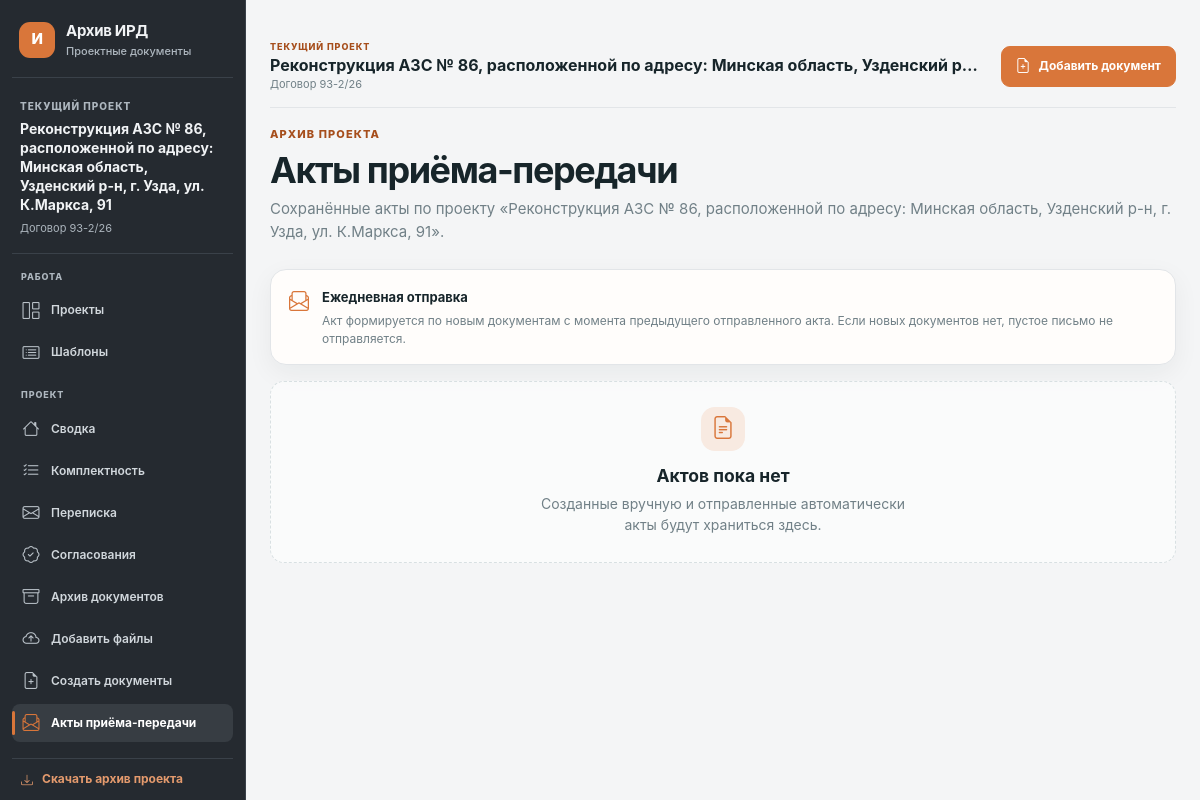
The page /objects/6/acts on the database as committed earlier.
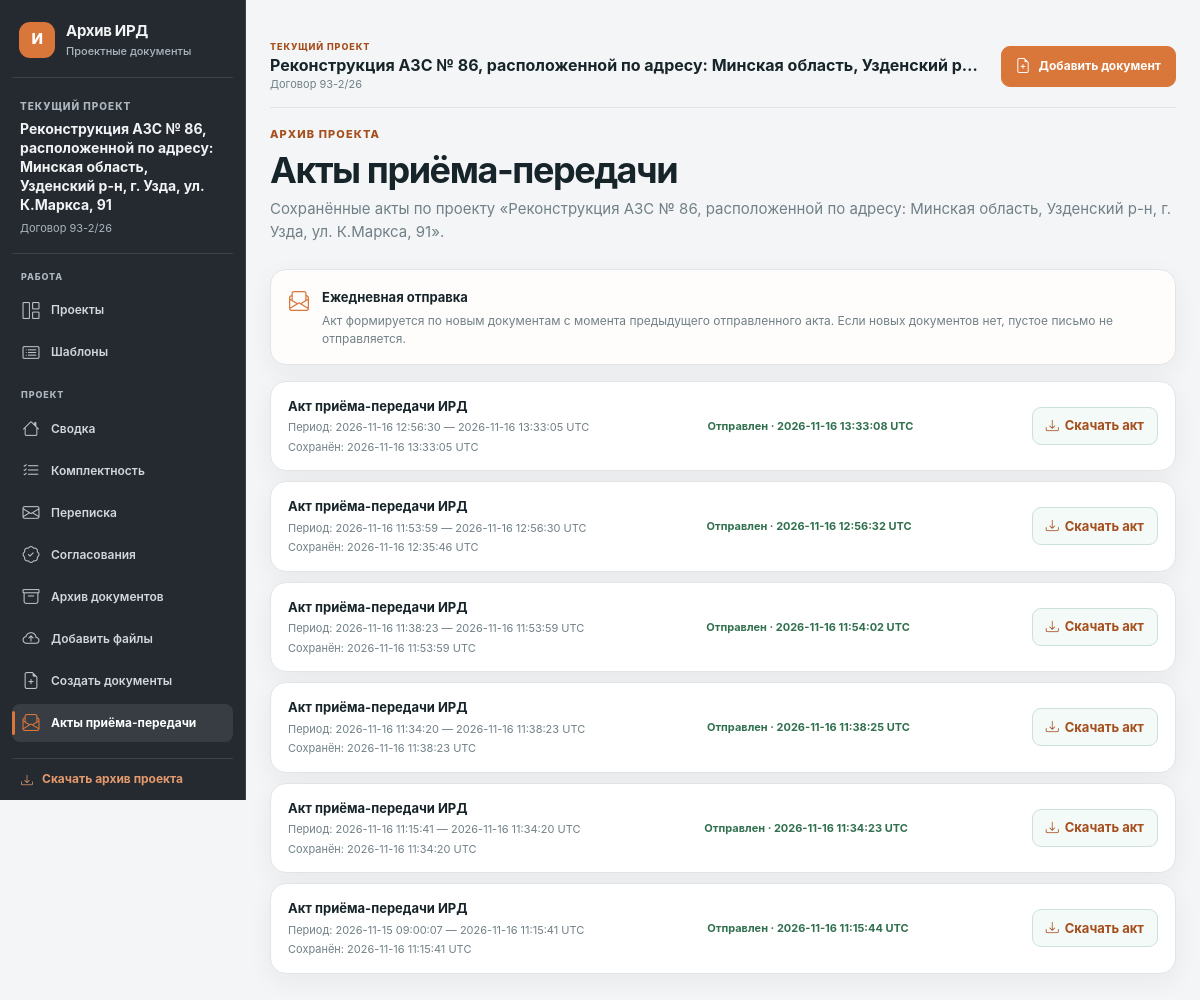
The same page on the database as committed later.
### tables this page shows
CREATE TABLE objects (
    id INTEGER PRIMARY KEY AUTOINCREMENT,
    contract_number TEXT NOT NULL,
    name TEXT NOT NULL,
    created_at TEXT NOT NULL DEFAULT CURRENT_TIMESTAMP
, template_id INTEGER, archived_at TEXT, customer TEXT NOT NULL DEFAULT '');

CREATE TABLE handover_acts (
    id INTEGER PRIMARY KEY AUTOINCREMENT,
    object_id INTEGER NOT NULL,
    period_start TEXT NOT NULL,
    period_end TEXT NOT NULL,
    stored_filename TEXT NOT NULL,
    source TEXT NOT NULL DEFAULT 'automatic',
    created_at TEXT NOT NULL DEFAULT CURRENT_TIMESTAMP,
    sent_at TEXT,
    email_error TEXT,
    FOREIGN KEY (object_id) REFERENCES objects(id) ON DELETE CASCADE
);

### app/web/routes.py (the view)
@bp.get("/objects/<int:object_id>/acts")
def project_acts(object_id: int):
    project = ObjectRepository().get(object_id)
    if project is None or project["archived_at"]:
        abort(404)
    return render_template(
        "project_acts.html",
        project=project,
        acts=HandoverActRepository().list_by_object(object_id),
        mail_configured=bool(
            current_app.config["MAIL_USERNAME"]
            and current_app.config["MAIL_APP_PASSWORD"]
        ),
    )

### app/database.py (called while the page is built)
def get_db() -> sqlite3.Connection:
    if "db" not in g:
        g.db = sqlite3.connect(current_app.config["DATABASE_PATH"])
        g.db.row_factory = sqlite3.Row
        g.db.execute("PRAGMA foreign_keys = ON")
    return g.db

### app/repositories.py (called while the page is built)
    def get(self, object_id: int) -> Row | None:
        return get_db().execute(
            "SELECT * FROM objects WHERE id = ?", (object_id,)
        ).fetchone()

    def list_by_object(self, object_id: int) -> list[Row]:
        return list(
            get_db().execute(
                "SELECT * FROM handover_acts WHERE object_id = ? ORDER BY period_end DESC, id DESC",
                (object_id,),
            )
        )

### app/templates/project_acts.html (shortened to what this page needs)
{% extends "base.html" %}
{% block content %}
<section class="page-heading">
    <p class="eyebrow">АРХИВ ПРОЕКТА</p>
    <h1>Акты приёма-передачи</h1>
    <p class="subheading">Сохранённые акты по проекту «{{ project.name }}».</p>
</section>
<section class="act-archive-note panel">
    <i class="bi bi-envelope-paper" aria-hidden="true"></i>
    <div>
        <strong>Ежедневная отправка</strong>
        <p>Акт формируется по новым документам с момента предыдущего отправленного акта. Если новых документов нет, пустое письмо не отправляется.</p>
    </div>
</section>
{% if acts %}
<section class="act-archive-list" aria-label="Список актов проекта">
    {% for act in acts %}
    <article class="handover-act-card panel">
        <div class="handover-act-info">
            <strong>Акт приёма-передачи ИРД</strong>
            <span>Период: {{ act.period_start }} — {{ act.period_end }} UTC</span>
            <small>Сохранён: {{ act.created_at }} UTC</small>
        </div>
        {% if act.source == 'manual' %}
            <span class="act-state act-state-manual">Создан вручную</span>
        {% elif act.sent_at %}
            <span class="act-state act-state-sent">Отправлен · {{ act.sent_at }} UTC</span>
        {% elif not mail_configured %}
            <span class="act-state act-state-pending">Ожидает настройки почты</span>
        {% elif act.email_error %}
            <span class="act-state act-state-pending">Не отправлен · будет повторная попытка</span>
        {% else %}
            <span class="act-state act-state-pending">Ожидает отправки</span>
        {% endif %}
        <a class="secondary-button" href="{{ url_for('web.download_handover_act', object_id=project.id, act_id=act.id) }}"><i class="bi bi-download" aria-hidden="true"></i> Скачать акт</a>
    </article>
    {% endfor %}
</section>
{% else %}
<div class="empty-state compact-empty">
    <span class="empty-icon"><i class="bi bi-file-earmark-text" aria-hidden="true"></i></span>
    <h3>Актов пока нет</h3>
    <p>Созданные вручную и отправленные автоматически акты будут храниться здесь.</p>
</div>
{% endif %}
{% endblock %}

### app/templates/base.html (shortened to what this page needs)
<!doctype html>
<html lang="ru">
<head>
    <link rel="stylesheet" href="{{ url_for('static', filename='styles.css', v='20261115-template-create-modal') }}">
    <link rel="stylesheet" href="https://cdn.jsdelivr.net/npm/bootstrap-icons@1.11.3/font/bootstrap-icons.min.css">
</head>
<body>
    {% set active_project = object if object is defined and object else (project if project is defined and project else none) %}
    <div class="app-layout">
        <aside class="project-sidebar app-sidebar" id="app-sidebar" aria-label="Главное меню">
            <a class="brand app-sidebar-brand" href="{{ url_for('web.index') }}"><span class="brand-mark">И</span><span>Архив ИРД<small>Проектные документы</small></span></a>
            {% if active_project %}
            <div class="project-sidebar-identity"><span class="eyebrow">ТЕКУЩИЙ ПРОЕКТ</span><strong>{{ active_project.name }}</strong><span class="project-sidebar-contract">Договор {{ active_project.contract_number }}</span></div>
            {% else %}
            <div class="project-sidebar-identity"><span class="eyebrow">РАБОЧЕЕ ПРОСТРАНСТВО</span><strong>Архив исходных данных</strong><span class="project-sidebar-contract">Проектные документы</span></div>
            {% endif %}
            <nav class="project-side-nav" aria-label="Разделы приложения">
                <div class="project-nav-group"><span class="project-nav-caption">РАБОТА</span><a class="project-nav-item" href="{{ url_for('web.index') }}"><i class="project-nav-icon bi bi-grid-1x2" aria-hidden="true"></i><span>Проекты</span></a><a class="project-nav-item" href="{{ url_for('web.manage_templates') }}"><i class="project-nav-icon bi bi-card-list" aria-hidden="true"></i><span>Шаблоны</span></a></div>
                {% if active_project %}
                <div class="project-nav-group"><span class="project-nav-caption">ПРОЕКТ</span>
                    {% if request.endpoint == 'web.object_workspace' %}
                    <button type="button" class="project-nav-item" data-workspace-tab="overview" aria-selected="false"><i class="project-nav-icon bi bi-house" aria-hidden="true"></i><span>Сводка</span></button>
                    <button type="button" class="project-nav-item" data-workspace-tab="checklist" aria-selected="false"><i class="project-nav-icon bi bi-list-check" aria-hidden="true"></i><span>Комплектность</span><small>{{ received_count }}/{{ checklist|length }}</small></button>
                    <button type="button" class="project-nav-item" data-workspace-tab="correspondence" aria-selected="false"><i class="project-nav-icon bi bi-envelope" aria-hidden="true"></i><span>Переписка</span><small>{{ correspondence|default([])|length }}</small></button>
                    <button type="button" class="project-nav-item" data-workspace-tab="approvals" aria-selected="false"><i class="project-nav-icon bi bi-patch-check" aria-hidden="true"></i><span>Согласования</span><small>{{ approvals|default([])|length }}</small></button>
                    <button type="button" class="project-nav-item" data-workspace-tab="documents" aria-selected="false"><i class="project-nav-icon bi bi-archive" aria-hidden="true"></i><span>Архив документов</span><small>{{ documents|length }}</small></button>
                    <button type="button" class="project-nav-item" data-workspace-tab="upload" aria-selected="false"><i class="project-nav-icon bi bi-cloud-arrow-up" aria-hidden="true"></i><span>Добавить файлы</span></button>
                    <button type="button" class="project-nav-item" data-workspace-tab="tools" aria-selected="false"><i class="project-nav-icon bi bi-file-earmark-plus" aria-hidden="true"></i><span>Создать документы</span></button>
                    <a class="project-nav-item" href="{{ url_for('web.project_acts', object_id=active_project.id) }}"><i class="project-nav-icon bi bi-envelope-paper" aria-hidden="true"></i><span>Акты приёма-передачи</span></a>
                    {% else %}
                    <a class="project-nav-item" href="{{ url_for('web.object_workspace', object_id=active_project.id, tab='overview') }}"><i class="project-nav-icon bi bi-house" aria-hidden="true"></i><span>Сводка</span></a>
                    <a class="project-nav-item" href="{{ url_for('web.object_workspace', object_id=active_project.id, tab='checklist') }}"><i class="project-nav-icon bi bi-list-check" aria-hidden="true"></i><span>Комплектность</span></a>
                    <a class="project-nav-item" href="{{ url_for('web.object_workspace', object_id=active_project.id, tab='correspondence') }}"><i class="project-nav-icon bi bi-envelope" aria-hidden="true"></i><span>Переписка</span></a>
                    <a class="project-nav-item" href="{{ url_for('web.object_workspace', object_id=active_project.id, tab='approvals') }}"><i class="project-nav-icon bi bi-patch-check" aria-hidden="true"></i><span>Согласования</span></a>
                    <a class="project-nav-item" href="{{ url_for('web.object_workspace', object_id=active_project.id, tab='documents') }}"><i class="project-nav-icon bi bi-archive" aria-hidden="true"></i><span>Архив документов</span></a>
                    <a class="project-nav-item" href="{{ url_for('web.object_workspace', object_id=active_project.id, tab='upload') }}"><i class="project-nav-icon bi bi-cloud-arrow-up" aria-hidden="true"></i><span>Добавить файлы</span></a>
                    <a class="project-nav-item" href="{{ url_for('web.object_workspace', object_id=active_project.id, tab='tools') }}"><i class="project-nav-icon bi bi-file-earmark-plus" aria-hidden="true"></i><span>Создать документы</span></a>
                    <a class="project-nav-item{% if request.endpoint in ['web.project_acts', 'web.download_handover_act'] %} is-active{% endif %}" href="{{ url_for('web.project_acts', object_id=active_project.id) }}"{% if request.endpoint in ['web.project_acts', 'web.download_handover_act'] %} aria-current="page"{% endif %}><i class="project-nav-icon bi bi-envelope-paper" aria-hidden="true"></i><span>Акты приёма-передачи</span></a>
                    {% endif %}
                </div>
                {% endif %}
            </nav>
            {% if active_project %}<a class="project-sidebar-download" href="{{ url_for('web.export_object', object_id=active_project.id) }}"><i class="bi bi-download" aria-hidden="true"></i><span>Скачать архив проекта</span></a>{% endif %}
        </aside>
        <main class="page app-main">
            {% if active_project %}<header class="project-topbar"><div class="project-topbar-context"><span class="eyebrow">ТЕКУЩИЙ ПРОЕКТ</span><strong>{{ active_project.name }}</strong><small>Договор {{ active_project.contract_number }}</small></div><a class="project-topbar-add" href="{{ url_for('web.object_workspace', object_id=active_project.id, tab='upload') }}"><i class="bi bi-file-earmark-plus" aria-hidden="true"></i><span>Добавить документ</span></a></header>{% endif %}
            {% block content %}{% endblock %}
        </main>
    </div>
</body>
</html>

Rows that differ between the two databases and show on the page:
added handover_acts: period_start "2026-11-16 12:56:30", period_end "2026-11-16 13:33:05", created_at "2026-11-16 13:33:05", sent_at "2026-11-16 13:33:08"
added handover_acts: period_start "2026-11-16 11:53:59", period_end "2026-11-16 12:56:30", created_at "2026-11-16 12:35:46", sent_at "2026-11-16 12:56:32"
added handover_acts: period_start "2026-11-16 11:38:23", period_end "2026-11-16 11:53:59", created_at "2026-11-16 11:53:59", sent_at "2026-11-16 11:54:02"
added handover_acts: period_start "2026-11-16 11:34:20", period_end "2026-11-16 11:38:23", created_at "2026-11-16 11:38:23", sent_at "2026-11-16 11:38:25"
added handover_acts: period_start "2026-11-16 11:15:41", period_end "2026-11-16 11:34:20", created_at "2026-11-16 11:34:20", sent_at "2026-11-16 11:34:23"
added handover_acts: period_start "2026-11-15 09:00:07", period_end "2026-11-16 11:15:41", created_at "2026-11-16 11:15:41", sent_at "2026-11-16 11:15:44"
Other text that changed with them:
text no longer shown: "Актов пока нет Созданные вручную и отправленные автоматически акты будут храниться здесь."
